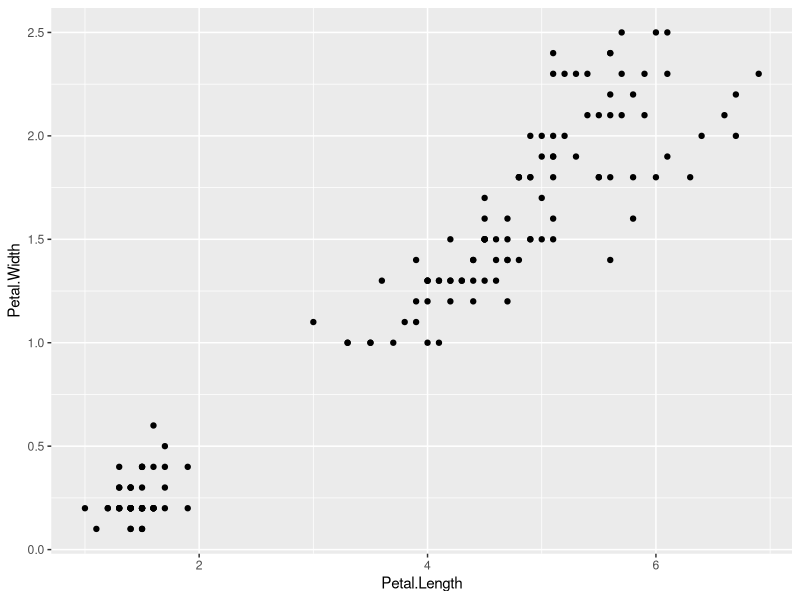

The R source for this figure:
## ---- chunk 1
knitr::opts_chunk$set(echo = TRUE)

library(tidyverse)

View(iris)

iris_petal <- ggplot(iris, aes(x = Petal.Length, y = Petal.Width)) +
  geom_point()

iris_petal
